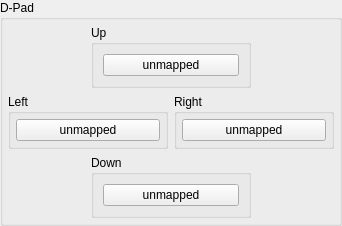
            <widget class="QGroupBox" name="gb_dpad">
             <property name="enabled">
              <bool>true</bool>
             </property>
             <property name="sizePolicy">
              <sizepolicy hsizetype="Expanding" vsizetype="Fixed">
               <horstretch>0</horstretch>
               <verstretch>0</verstretch>
              </sizepolicy>
             </property>
             <property name="maximumSize">
              <size>
               <width>16777215</width>
               <height>16777215</height>
              </size>
             </property>
             <property name="title">
              <string>D-Pad</string>
             </property>
             <layout class="QVBoxLayout" name="gb_dpad_layout">
              <property name="spacing">
               <number>6</number>
              </property>
              <property name="leftMargin">
               <number>5</number>
              </property>
              <property name="topMargin">
               <number>5</number>
              </property>
              <property name="rightMargin">
               <number>5</number>
              </property>
              <property name="bottomMargin">
               <number>5</number>
              </property>
              <item>
               <widget class="QWidget" name="dpad_up" native="true">
                <layout class="QHBoxLayout" name="dpad_up_layout">
                 <property name="spacing">
                  <number>0</number>
                 </property>
                 <property name="leftMargin">
                  <number>0</number>
                 </property>
                 <property name="topMargin">
                  <number>0</number>
                 </property>
                 <property name="rightMargin">
                  <number>0</number>
                 </property>
                 <property name="bottomMargin">
                  <number>0</number>
                 </property>
                 <item>
                  <widget class="QGroupBox" name="gb_dpad_up">
                   <property name="minimumSize">
                    <size>
                     <width>160</width>
                     <height>0</height>
                    </size>
                   </property>
                   <property name="maximumSize">
                    <size>
                     <width>0</width>
                     <height>16777215</height>
                    </size>
                   </property>
                   <property name="title">
                    <string>Up</string>
                   </property>
                   <layout class="QHBoxLayout" name="horizontalLayout_4">
                    <item>
                     <widget class="QRightClickButton" name="DpadUpButton">
                      <property name="focusPolicy">
                       <enum>Qt::FocusPolicy::NoFocus</enum>
                      </property>
                      <property name="text">
                       <string>unmapped</string>
                      </property>
                     </widget>
                    </item>
                   </layout>
                  </widget>
                 </item>
                </layout>
               </widget>
              </item>
              <item>
               <layout class="QHBoxLayout" name="layout_dpad_left_right">
                <item>
                 <widget class="QGroupBox" name="gb_dpad_left">
                  <property name="minimumSize">
                   <size>
                    <width>160</width>
                    <height>0</height>
                   </size>
                  </property>
                  <property name="title">
                   <string>Left</string>
                  </property>
                  <layout class="QVBoxLayout" name="gb_dpad_left_layout">
                   <property name="leftMargin">
                    <number>5</number>
                   </property>
                   <property name="topMargin">
                    <number>5</number>
                   </property>
                   <property name="rightMargin">
                    <number>5</number>
                   </property>
                   <property name="bottomMargin">
                    <number>5</number>
                   </property>
                   <item>
                    <widget class="QRightClickButton" name="DpadLeftButton">
                     <property name="focusPolicy">
                      <enum>Qt::FocusPolicy::NoFocus</enum>
                     </property>
                     <property name="text">
                      <string>unmapped</string>
                     </property>
                    </widget>
                   </item>
                  </layout>
                 </widget>
                </item>
                <item>
                 <widget class="QGroupBox" name="gb_dpad_right">
                  <property name="minimumSize">
                   <size>
                    <width>160</width>
                    <height>0</height>
                   </size>
                  </property>
                  <property name="title">
                   <string>Right</string>
                  </property>
                  <layout class="QVBoxLayout" name="gb_dpad_right_layout">
                   <property name="leftMargin">
                    <number>5</number>
                   </property>
                   <property name="topMargin">
                    <number>5</number>
                   </property>
                   <property name="rightMargin">
                    <number>5</number>
                   </property>
                   <property name="bottomMargin">
                    <number>5</number>
                   </property>
                   <item>
                    <widget class="QRightClickButton" name="DpadRightButton">
                     <property name="focusPolicy">
                      <enum>Qt::FocusPolicy::NoFocus</enum>
                     </property>
                     <property name="text">
                      <string>unmapped</string>
                     </property>
                    </widget>
                   </item>
                  </layout>
                 </widget>
                </item>
               </layout>
              </item>
              <item>
               <widget class="QWidget" name="dpad_down" native="true">
                <layout class="QHBoxLayout" name="dpad_down_layout">
                 <property name="leftMargin">
                  <number>0</number>
                 </property>
                 <property name="topMargin">
                  <number>0</number>
                 </property>
                 <property name="rightMargin">
                  <number>0</number>
                 </property>
                 <property name="bottomMargin">
                  <number>0</number>
                 </property>
                 <item>
                  <widget class="QGroupBox" name="gb_dpad_down">
                   <property name="minimumSize">
                    <size>
                     <width>160</width>
                     <height>0</height>
                    </size>
                   </property>
                   <property name="maximumSize">
                    <size>
                     <width>124</width>
                     <height>16777215</height>
                    </size>
                   </property>
                   <property name="title">
                    <string>Down</string>
                   </property>
                   <layout class="QHBoxLayout" name="horizontalLayout_3">
                    <item>
                     <widget class="QRightClickButton" name="DpadDownButton">
                      <property name="focusPolicy">
                       <enum>Qt::FocusPolicy::NoFocus</enum>
                      </property>
                      <property name="text">
                       <string>unmapped</string>
                      </property>
                     </widget>
                    </item>
                   </layout>
                  </widget>
                 </item>
                </layout>
               </widget>
              </item>
             </layout>
            </widget>
